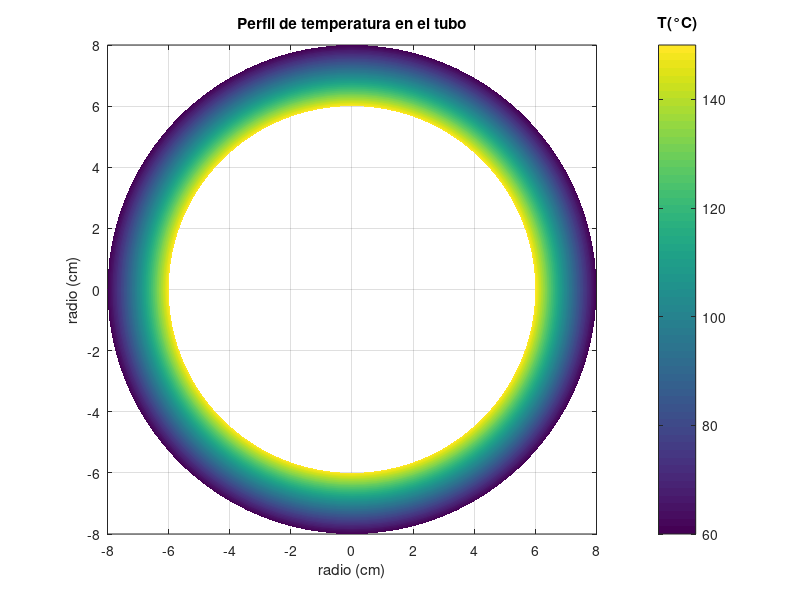

Source code (MATLAB):
%% Perfil de Temperaturas 
%% Tubo de Vapor
%% José Manuel

%% Definir valores de radio en coordenadas cartesianas
r1 = 6; %cm
r2 = 8; %cm

T1=150; %°C Temperatura del Vapor
T2=60; %°C Temperatura Exterior

n=100; %Numero de puntos
r=r1:(r2-r1)/n:r2; % Rango de radio en cm

% Ecuacion de conduccion
% Estado estacionario (ver video)
T=T1+log(r/r1)/log(r2/r1)*(T2-T1);

% Conversion de coordenadas
% Cilindricas a rectangulares
ang=linspace(0,2*pi,length (r));
% Definir circunferencia
% Y temperatura para cada radio

x=[];
y=[];
for i=1:length (r)
    for j=1: length (ang)
        x(i,j)=r(i)*cos(ang(j));
        y(i,j)=r(i)*sin(ang(j));
    end
end

% Construir superficie de datos
% r,phi ,T => x,y,T 
Temp=meshgrid(T);

% Crear Gráfico
figure;
pbaspect([1 1 1]);
pcolor(x,y,Temp');
title('Perfil de temperatura en el tubo')
xlabel('radio (cm)');
ylabel('radio (cm)');
xticks([-r2:0.25*r2:r2])
yticks([-r2:0.25*r2:r2])
grid on

% Agregar Temperatura 
c=colorbar; % Barra de Color
title(c,'T(°C)') % Leyenda T°C
shading interp; % Difuminado
%https://la.mathworks.com/help/matlab/ref/shading.html
pbaspect([1,1,1]) % Cuadrado
